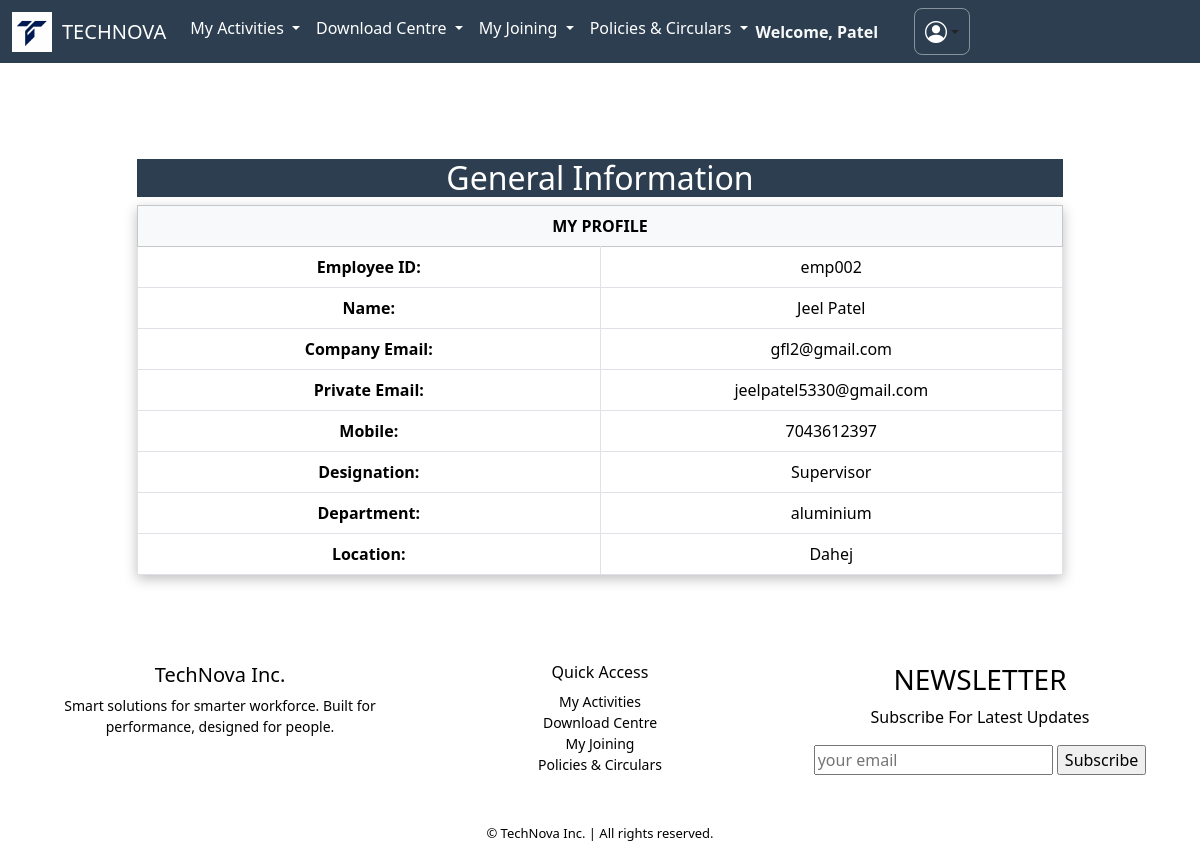
The page /generalinfo/ (signed in) on the database its author committed.
### apps/dashboard/models.py (models this page shows, shortened)
class BaseClass(models.Model):
    id = models.UUIDField(primary_key=True, default=uuid.uuid4, editable=False)
    created_at = models.DateTimeField(auto_now_add=True)
    updated_at = models.DateTimeField(auto_now=True)
    class Meta:
        abstract = True

class Employee(BaseClass):
    employee_id = models.CharField(max_length=10, unique=True, blank=True)
    first_name = models.CharField(max_length=255,null=False,blank=False)
    last_name = models.CharField(max_length=255,null=False,blank=False)
    company_email = models.EmailField(unique=True,null=False,blank=False)
    pvt_email = models.EmailField(unique=True,null=False,blank=False)
    mobile = models.CharField(max_length=15,null=False,blank=False)
    password = models.CharField(max_length=8, blank=True,null=False)
    doj = models.DateField(verbose_name="Date of Joining",null=False,blank=False)
    dob = models.DateField(verbose_name="Date of Birth", default="2000-01-01")
    location = models.CharField(max_length=100, blank=True, null=True)
    designation = models.CharField(max_length=100, blank=True, null=True)
    department = models.CharField(max_length=100, blank=True, null=True)
    manager = models.CharField(max_length=100, blank=True, null=True)
    photo = models.ImageField(upload_to='employee_photos/', default='default.jpg')

### apps/dashboard/views.py (the view)
# urls.py: path('generalinfo/',generalinfo,name='generalinfo'),
def generalinfo(request):
    employee_id_ = request.session.get('employee_id')
    emp= Employee.objects.get(employee_id= employee_id_)
    context ={
        'employee':emp
    }
    return render(request, 'dashboard/generalinfo.html',context)

### apps/dashboard/templates/dashboard/generalinfo.html (shortened to what this page needs)
{% extends 'dashboard/base.html' %}
{% block body %}
<div class="container py-5">
    <div class="row justify-content-center">
        <div class="col-md-10">
            <h2 class="text-center mb-10">General Information</h2>
            <table class="table table-hover table-bordered text-center mx-auto">
                <thead class="table-light">
                    <tr>
                        <th colspan="2">MY PROFILE</th>
                    </tr>
                </thead>
                <tbody>
                    <tr>
                        <th style="width: 50%;">Employee ID:</th>
                        <td>{{ employee.employee_id }}</td>
                    </tr>
                    <tr>
                        <th>Name:</th>
                        <td>{{ employee.first_name }} {{ employee.last_name }}</td>
                    </tr>
                    <tr>
                        <th>Company Email:</th>
                        <td>{{ employee.company_email }}</td>
                    </tr>
                    <tr>
                        <th>Private Email:</th>
                        <td>{{ employee.pvt_email }}</td>
                    </tr>
                    <tr>
                        <th>Mobile:</th>
                        <td>{{ employee.mobile }}</td>
                    </tr>
                    <tr>
                        <th>Designation:</th>
                        <td>{{ employee.designation }}</td>
                    </tr>
                    <tr>
                        <th>Department:</th>
                        <td>{{ employee.department }}</td>
                    </tr>
                    <tr>
                        <th>Location:</th>
                        <td>{{ employee.location }}</td>
                    </tr>
                </tbody>
            </table>
        </div>
    </div>
</div>
{% endblock %}

### apps/dashboard/templates/dashboard/base.html (shortened to what this page needs)
<!DOCTYPE html>
<html lang="en">
<head>
  <link href="https://cdn.jsdelivr.net/npm/bootstrap@5.3.6/dist/css/bootstrap.min.css"
 rel="stylesheet" />
  <link rel="stylesheet" href="https://cdnjs.cloudflare.com/ajax/libs/font-awesome/6.5.0/css/all.min.css">
 <link rel="stylesheet" href="https://cdnjs.cloudflare.com/ajax/libs/font-awesome/6.4.0/css/all.min.css">
  <link rel="stylesheet" href="https://cdnjs.cloudflare.com/ajax/libs/font-awesome/6.4.0/css/all.min.css">
  <link rel="stylesheet" href="https://cdn.jsdelivr.net/npm/bootstrap-icons@1.11.3/font/bootstrap-icons.css">
</head>
<body>
  <nav class="navbar navbar-expand-lg navbar-cyan">
    <div class="container-fluid">
      <img src="/media/]logoog.jpg" alt="Login Banner"
        style="height: 40px; width: auto; object-fit: contain; vertical-align: middle; margin-right: 10px;">
      <a class="navbar-brand" href="{% url 'index_inner' %}">TECHNOVA</a>
      <div class="collapse navbar-collapse" id="navbarScroll">
        <ul class="navbar-nav me-auto my-2 my-lg-0 navbar-nav-scroll" style="--bs-scroll-height: 100px;">
          <li class="nav-item dropdown">
            <a class="nav-link dropdown-toggle" href="#" role="button" data-bs-toggle="dropdown" aria-expanded="false">
              My Activities
            </a>
          </li>
          <li class="nav-item dropdown">
            <a class="nav-link dropdown-toggle" href="#" role="button" data-bs-toggle="dropdown" aria-expanded="false">
              Download Centre
            </a>
          </li>
          <li class="nav-item dropdown">
            <a class="nav-link dropdown-toggle" href="#" role="button" data-bs-toggle="dropdown" aria-expanded="false">
              My Joining
            </a>
          </li>
          <li class="nav-item dropdown">
            <a class="nav-link dropdown-toggle" href="#" role="button" data-bs-toggle="dropdown" aria-expanded="false">
              Policies & Circulars
            </a>
          </li>
<div class="d-flex align-items-center ms-auto">
            {% if request.session.employee_name %}
            <span class="me-3 text-light fw-bold">Welcome, {{ request.session.employee_name }}</span>
            {% endif %}
<div class="dropdown d-flex align-items-center ms-auto">
  <button class="btn dropdown-toggle d-flex align-items-center justify-content-center"
          type="button" id="userMenu" data-bs-toggle="dropdown" aria-expanded="false"
          style="background-color: transparent; border: 1px solid #ffffff70; padding: 6px 10px; border-radius: 8px;">
    <i class="bi bi-person-circle" style="font-size: 22px; color: white;"></i>
  </button>
</div>
      </div>
    </div>
  </nav>
  <BR></BR>
  {% block body %}
  {% endblock %}
  <footer class="mt-4" style="background: #ffffff; color: black; ">
    <div class="container text-center">
      <div class="row">
        <div class="col-md-4 mb-3">
          <h5>TechNova Inc.</h5>
          <p style="font-size: 14px;">Smart solutions for smarter workforce. Built for performance, designed for people.
          </p>
        </div>
        <div class="col-md-4 mb-3">
          <h6>Quick Access</h6>
          <ul class="list-unstyled" style="font-size: 14px;">
            <li><a href="{% url 'claims_page' %}" class="text-black text-decoration-none">My Activities</a></li>
            <li><a href="{% url 'salary' %}" class="text-black text-decoration-none">Download Centre</a></li>
            <li><a href="{% url 'generalinfo' %}" class="text-black text-decoration-none">My Joining</a></li>
            <li><a href="{% url 'policy_and_circular' %}" class="text-black text-decoration-none">Policies &
                Circulars</a></li>
          </ul>
        </div>
        <div class="col-md-4 mb-3">
          <h3>NEWSLETTER</h3>
          <p>Subscribe For Latest Updates</p>
          <input type="email" placeholder="your email" class="email">
          <input type="submit" value="Subscribe" class="btn-btn-danger">
        </div>
        <hr class="border-light">
        <div style="font-size: 13px;">&copy; {{ current_year }} TechNova Inc. | All rights reserved.</div>
      </div>
  </footer>
</body>
</html>

### apps/dashboard/templates/dashboard/base.html (style rules this page uses)
html, body { height: 100%; margin: 0; background: #ffffff; }
.navbar-cyan { background-color: #2c3e50; }
.navbar-cyan .nav-link, .navbar-cyan .navbar-brand { color: #ffffff !important; }
.navbar-cyan .dropdown { color: black !important; }

### apps/dashboard/templates/dashboard/generalinfo.html (style rules this page uses)
h2 { background-color: #2c3e50; ; color: white; }
table { border-radius: -150px; overflow: hidden; box-shadow: 0 4px 12px rgba(0, 0, 0, 0.25); }

### rows shown on the page
Employee: session.employee_name "Patel", employee_id "emp002", first_name "Jeel", last_name "Patel", company_email "gfl2@gmail.com", pvt_email "jeelpatel5330@gmail.com", mobile "7043612397", designation "Supervisor", department "aluminium", location "Dahej"
